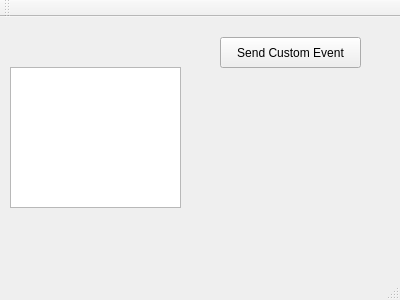
<?xml version="1.0" encoding="UTF-8"?>
<ui version="4.0">
 <class>MainWindow</class>
 <widget class="QMainWindow" name="MainWindow">
  <property name="geometry">
   <rect>
    <x>0</x>
    <y>0</y>
    <width>400</width>
    <height>300</height>
   </rect>
  </property>
  <property name="windowTitle">
   <string>MainWindow</string>
  </property>
  <widget class="QWidget" name="centralWidget">
   <widget class="QPushButton" name="pushButton">
    <property name="geometry">
     <rect>
      <x>220</x>
      <y>20</y>
      <width>141</width>
      <height>31</height>
     </rect>
    </property>
    <property name="text">
     <string>Send Custom Event</string>
    </property>
   </widget>
   <widget class="QTextBrowser" name="textBrowser">
    <property name="geometry">
     <rect>
      <x>10</x>
      <y>50</y>
      <width>171</width>
      <height>141</height>
     </rect>
    </property>
   </widget>
  </widget>
  <widget class="QMenuBar" name="menuBar">
   <property name="geometry">
    <rect>
     <x>0</x>
     <y>0</y>
     <width>400</width>
     <height>20</height>
    </rect>
   </property>
  </widget>
  <widget class="QToolBar" name="mainToolBar">
   <attribute name="toolBarArea">
    <enum>TopToolBarArea</enum>
   </attribute>
   <attribute name="toolBarBreak">
    <bool>false</bool>
   </attribute>
  </widget>
  <widget class="QStatusBar" name="statusBar"/>
 </widget>
 <layoutdefault spacing="6" margin="11"/>
 <resources/>
 <connections/>
</ui>
